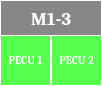
     <widget class="QFrame" name="m1_3_pecu_frame">
      <property name="geometry">
       <rect>
        <x>40</x>
        <y>450</y>
        <width>102</width>
        <height>86</height>
       </rect>
      </property>
      <property name="styleSheet">
       <string notr="true">background-color: rgba(255, 255, 255, 0);
border: 1px solid rgb(255, 255, 255);
border-radius: 0px;</string>
      </property>
      <property name="frameShape">
       <enum>QFrame::StyledPanel</enum>
      </property>
      <property name="frameShadow">
       <enum>QFrame::Raised</enum>
      </property>
      <widget class="QLabel" name="m1_3_header">
       <property name="geometry">
        <rect>
         <x>0</x>
         <y>0</y>
         <width>102</width>
         <height>36</height>
        </rect>
       </property>
       <property name="font">
        <font>
         <family>Cambria</family>
         <pointsize>14</pointsize>
         <weight>75</weight>
         <bold>true</bold>
        </font>
       </property>
       <property name="styleSheet">
        <string notr="true">color: rgb(255, 255, 255);
background-color: rgba(98, 97, 97, 193);
border: 1px solid rgb(255, 255, 255);
border-radius: 0;
</string>
       </property>
       <property name="text">
        <string>M1-3</string>
       </property>
       <property name="alignment">
        <set>Qt::AlignCenter</set>
       </property>
      </widget>
      <widget class="QLabel" name="m1_3_pecu_1">
       <property name="geometry">
        <rect>
         <x>0</x>
         <y>35</y>
         <width>51</width>
         <height>51</height>
        </rect>
       </property>
       <property name="font">
        <font>
         <family>Cambria</family>
         <pointsize>8</pointsize>
         <weight>75</weight>
         <bold>true</bold>
        </font>
       </property>
       <property name="styleSheet">
        <string notr="true">color: rgb(255, 255, 255);
background-color: rgba(13, 255, 0, 178);
border: 1px solid rgb(255, 255, 255);
border-radius: 0;
</string>
       </property>
       <property name="text">
        <string>PECU 1</string>
       </property>
       <property name="alignment">
        <set>Qt::AlignCenter</set>
       </property>
      </widget>
      <widget class="QLabel" name="m1_3_pecu_2">
       <property name="geometry">
        <rect>
         <x>51</x>
         <y>35</y>
         <width>51</width>
         <height>51</height>
        </rect>
       </property>
       <property name="font">
        <font>
         <family>Cambria</family>
         <pointsize>8</pointsize>
         <weight>75</weight>
         <bold>true</bold>
        </font>
       </property>
       <property name="styleSheet">
        <string notr="true">color: rgb(255, 255, 255);
background-color: rgba(13, 255, 0, 178);
border: 1px solid rgb(255, 255, 255);
border-radius: 0;
</string>
       </property>
       <property name="text">
        <string>PECU 2</string>
       </property>
       <property name="alignment">
        <set>Qt::AlignCenter</set>
       </property>
      </widget>
     </widget>
